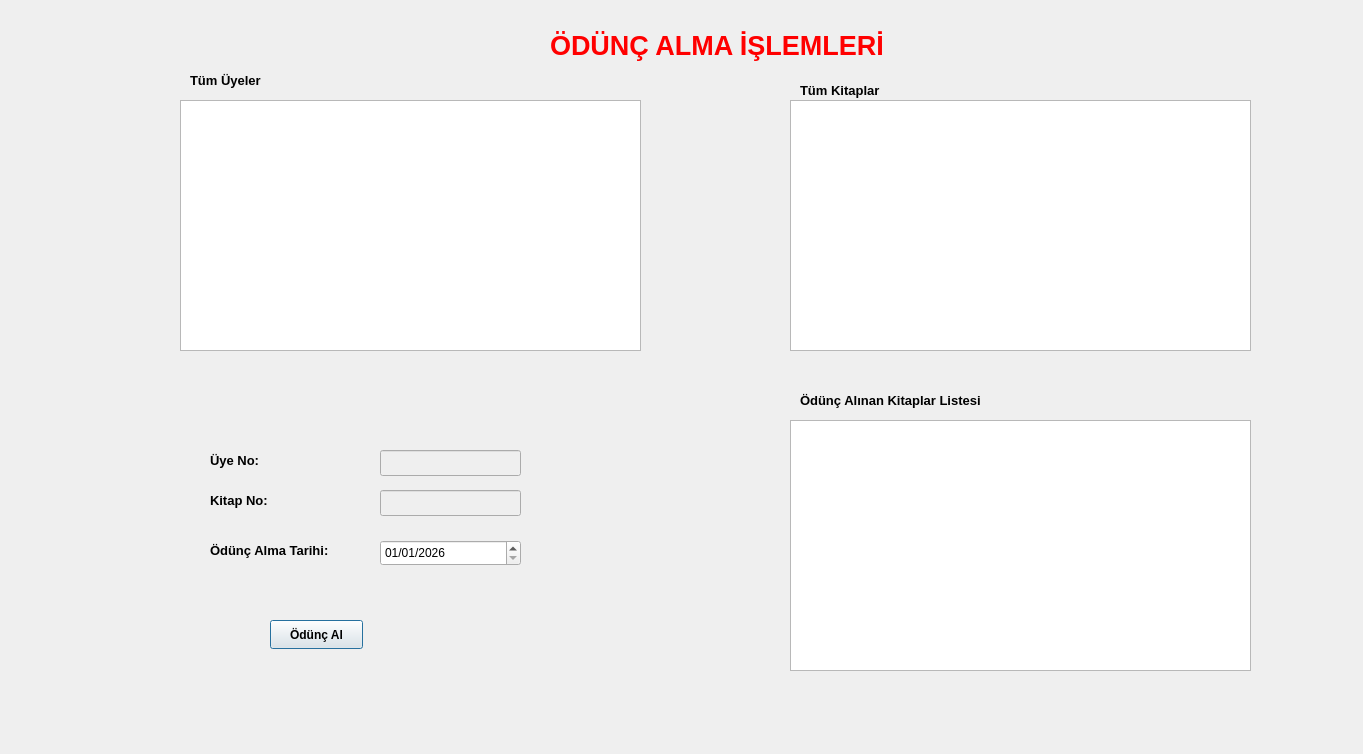
<?xml version="1.0" encoding="UTF-8"?>
<ui version="4.0">
 <class>oduncalma</class>
 <widget class="QDialog" name="oduncalma">
  <property name="geometry">
   <rect>
    <x>0</x>
    <y>0</y>
    <width>1363</width>
    <height>754</height>
   </rect>
  </property>
  <property name="windowTitle">
   <string>Dialog</string>
  </property>
  <widget class="QLabel" name="label">
   <property name="geometry">
    <rect>
     <x>550</x>
     <y>20</y>
     <width>481</width>
     <height>51</height>
    </rect>
   </property>
   <property name="palette">
    <palette>
     <active>
      <colorrole role="WindowText">
       <brush brushstyle="SolidPattern">
        <color alpha="255">
         <red>255</red>
         <green>0</green>
         <blue>0</blue>
        </color>
       </brush>
      </colorrole>
     </active>
     <inactive>
      <colorrole role="WindowText">
       <brush brushstyle="SolidPattern">
        <color alpha="255">
         <red>255</red>
         <green>0</green>
         <blue>0</blue>
        </color>
       </brush>
      </colorrole>
     </inactive>
     <disabled/>
    </palette>
   </property>
   <property name="font">
    <font>
     <pointsize>20</pointsize>
     <bold>true</bold>
    </font>
   </property>
   <property name="text">
    <string>ÖDÜNÇ ALMA İŞLEMLERİ</string>
   </property>
  </widget>
  <widget class="QLabel" name="label_2">
   <property name="geometry">
    <rect>
     <x>190</x>
     <y>70</y>
     <width>111</width>
     <height>20</height>
    </rect>
   </property>
   <property name="font">
    <font>
     <pointsize>10</pointsize>
     <bold>true</bold>
    </font>
   </property>
   <property name="text">
    <string>Tüm Üyeler</string>
   </property>
  </widget>
  <widget class="QTableView" name="tv_uyeler">
   <property name="geometry">
    <rect>
     <x>180</x>
     <y>100</y>
     <width>461</width>
     <height>251</height>
    </rect>
   </property>
  </widget>
  <widget class="QTableView" name="tv_kitaplar">
   <property name="geometry">
    <rect>
     <x>790</x>
     <y>100</y>
     <width>461</width>
     <height>251</height>
    </rect>
   </property>
  </widget>
  <widget class="QLabel" name="label_3">
   <property name="geometry">
    <rect>
     <x>800</x>
     <y>80</y>
     <width>111</width>
     <height>20</height>
    </rect>
   </property>
   <property name="font">
    <font>
     <pointsize>10</pointsize>
     <bold>true</bold>
    </font>
   </property>
   <property name="text">
    <string>Tüm Kitaplar</string>
   </property>
  </widget>
  <widget class="QTableView" name="tv_oduncalinanlar">
   <property name="geometry">
    <rect>
     <x>790</x>
     <y>420</y>
     <width>461</width>
     <height>251</height>
    </rect>
   </property>
  </widget>
  <widget class="QLabel" name="label_4">
   <property name="geometry">
    <rect>
     <x>800</x>
     <y>390</y>
     <width>211</width>
     <height>20</height>
    </rect>
   </property>
   <property name="font">
    <font>
     <pointsize>10</pointsize>
     <bold>true</bold>
    </font>
   </property>
   <property name="text">
    <string>Ödünç Alınan Kitaplar Listesi</string>
   </property>
  </widget>
  <widget class="QLabel" name="label_5">
   <property name="geometry">
    <rect>
     <x>210</x>
     <y>450</y>
     <width>111</width>
     <height>20</height>
    </rect>
   </property>
   <property name="font">
    <font>
     <pointsize>10</pointsize>
     <bold>true</bold>
    </font>
   </property>
   <property name="text">
    <string>Üye No:</string>
   </property>
  </widget>
  <widget class="QLabel" name="label_6">
   <property name="geometry">
    <rect>
     <x>210</x>
     <y>490</y>
     <width>121</width>
     <height>20</height>
    </rect>
   </property>
   <property name="font">
    <font>
     <pointsize>10</pointsize>
     <bold>true</bold>
    </font>
   </property>
   <property name="text">
    <string>Kitap No:</string>
   </property>
  </widget>
  <widget class="QLabel" name="label_7">
   <property name="geometry">
    <rect>
     <x>210</x>
     <y>540</y>
     <width>161</width>
     <height>20</height>
    </rect>
   </property>
   <property name="font">
    <font>
     <pointsize>10</pointsize>
     <bold>true</bold>
    </font>
   </property>
   <property name="text">
    <string>Ödünç Alma Tarihi:</string>
   </property>
  </widget>
  <widget class="QLineEdit" name="le_uyeno">
   <property name="enabled">
    <bool>false</bool>
   </property>
   <property name="geometry">
    <rect>
     <x>380</x>
     <y>450</y>
     <width>141</width>
     <height>26</height>
    </rect>
   </property>
   <property name="font">
    <font>
     <bold>false</bold>
    </font>
   </property>
  </widget>
  <widget class="QLineEdit" name="le_kitapno">
   <property name="enabled">
    <bool>false</bool>
   </property>
   <property name="geometry">
    <rect>
     <x>380</x>
     <y>490</y>
     <width>141</width>
     <height>26</height>
    </rect>
   </property>
   <property name="font">
    <font>
     <bold>false</bold>
    </font>
   </property>
  </widget>
  <widget class="QPushButton" name="btn_oduncal">
   <property name="geometry">
    <rect>
     <x>270</x>
     <y>620</y>
     <width>93</width>
     <height>29</height>
    </rect>
   </property>
   <property name="font">
    <font>
     <bold>true</bold>
    </font>
   </property>
   <property name="text">
    <string>Ödünç Al</string>
   </property>
  </widget>
  <widget class="QDateEdit" name="de_tarih">
   <property name="geometry">
    <rect>
     <x>380</x>
     <y>540</y>
     <width>141</width>
     <height>26</height>
    </rect>
   </property>
   <property name="font">
    <font>
     <bold>false</bold>
    </font>
   </property>
   <property name="displayFormat">
    <string>dd/MM/yyyy</string>
   </property>
   <property name="date">
    <date>
     <year>2026</year>
     <month>1</month>
     <day>1</day>
    </date>
   </property>
  </widget>
 </widget>
 <resources/>
 <connections/>
</ui>
